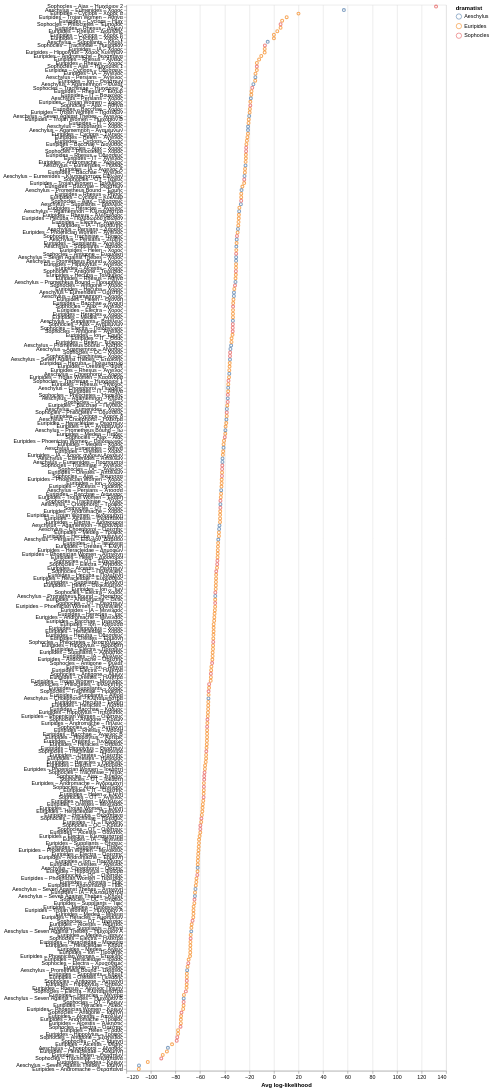

Source (notebook cell):
### Code cell
import altair as alt

speaker_df["label"] = speaker_df["dramatist"] + " – " + speaker_df["title"] + " – " + speaker_df["speaker"]

alt.Chart(speaker_df).mark_point().encode(
    x=alt.X("avg_log_likelihood:Q", title="Avg log-likelihood"),
    y=alt.Y("label:N", sort="-x", title=None, axis=alt.Axis(labelLimit=300)),
    color="dramatist:N"
).properties(width=600, height=3000)

### Figure 1 — Vega-Lite specification as saved in the notebook (floating-point values rounded to 4 significant figures; data arrays with more than 128 entries replaced by an {"elided": "..."} marker saying what was removed)
{"config": {"view": {"continuousWidth": 300, "continuousHeight": 300}}, "data": {"name": "data-10a8dbc7fde612b8ca3317705eccaa1c"}, "mark": {"type": "point"}, "encoding": {"color": {"field": "dramatist", "type": "nominal"}, "x": {"field": "avg_log_likelihood", "title": "Avg log-likelihood", "type": "quantitative"}, "y": {"axis": {"labelLimit": 300}, "field": "label", "sort": "-x", "title": null, "type": "nominal"}}, "height": 3000, "width": 600, "$schema": "https://vega.github.io/schema/vega-lite/v6.4.1.json", "datasets": {"data-10a8dbc7fde612b8ca3317705eccaa1c": {"elided": "302 records"}}}
